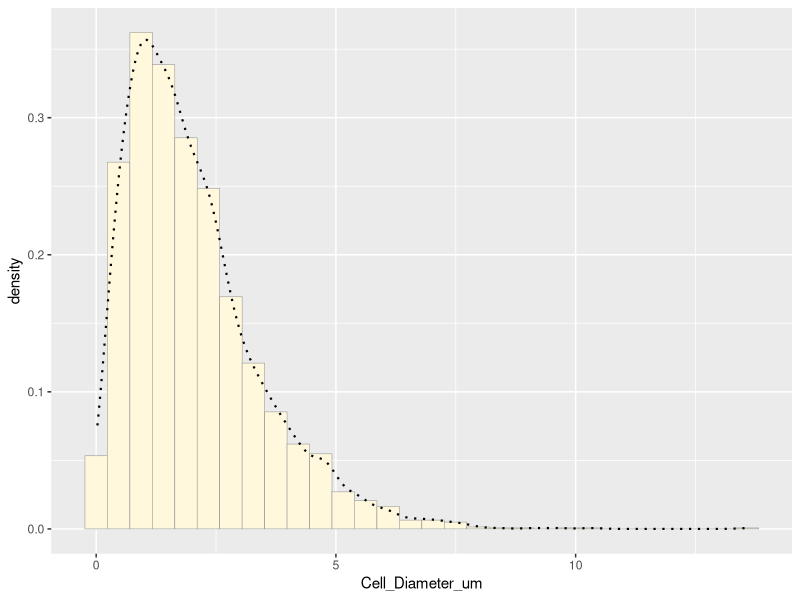
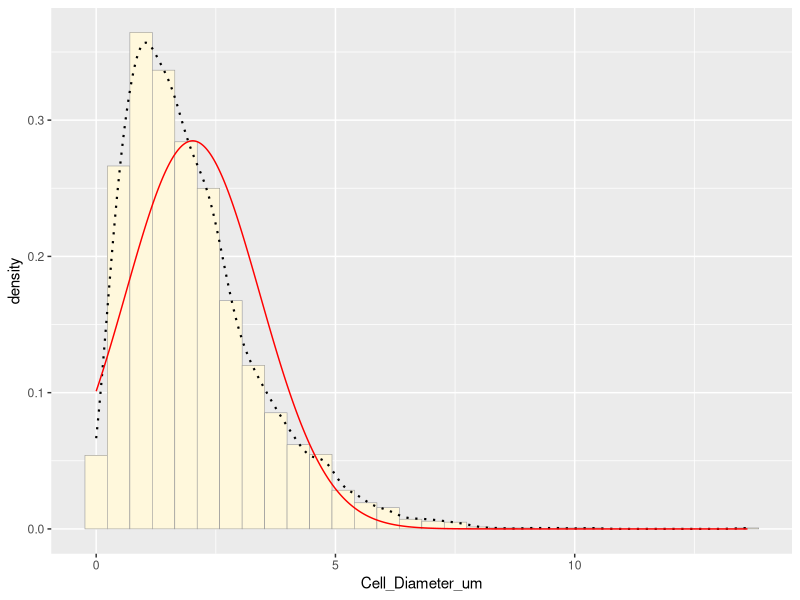
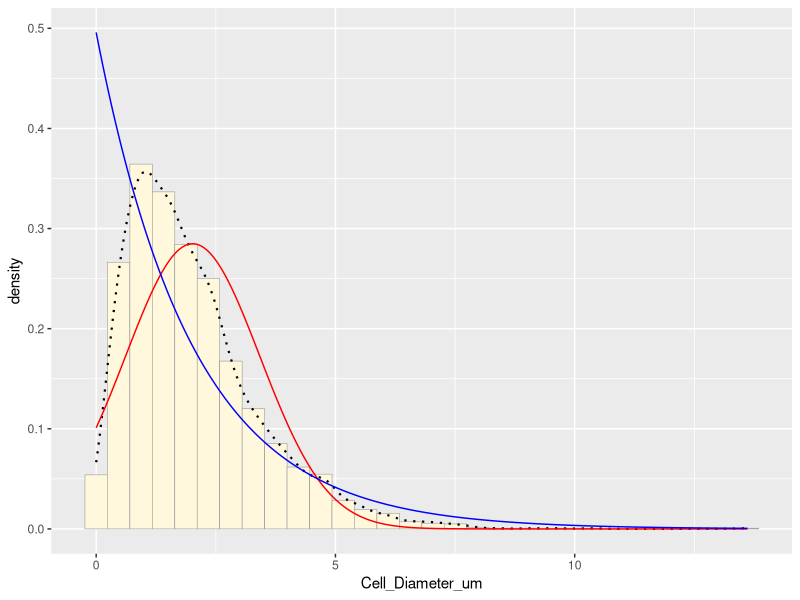
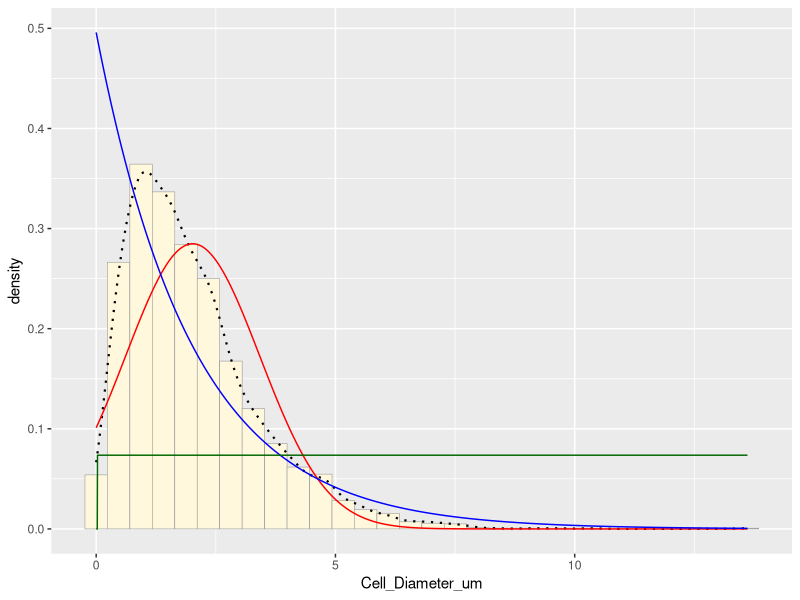
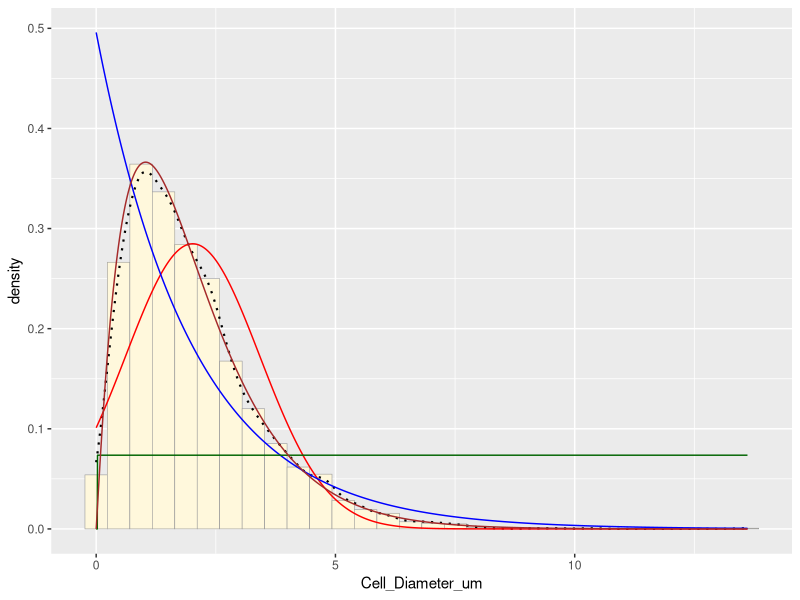
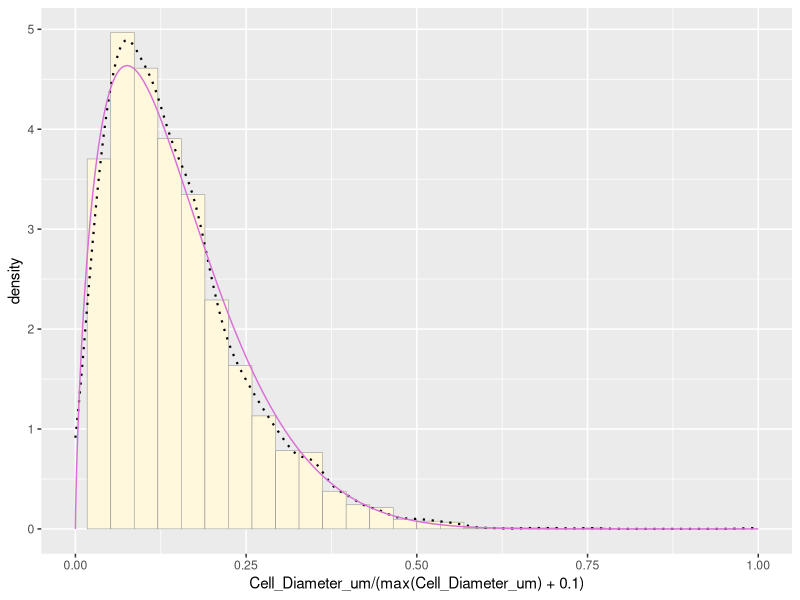
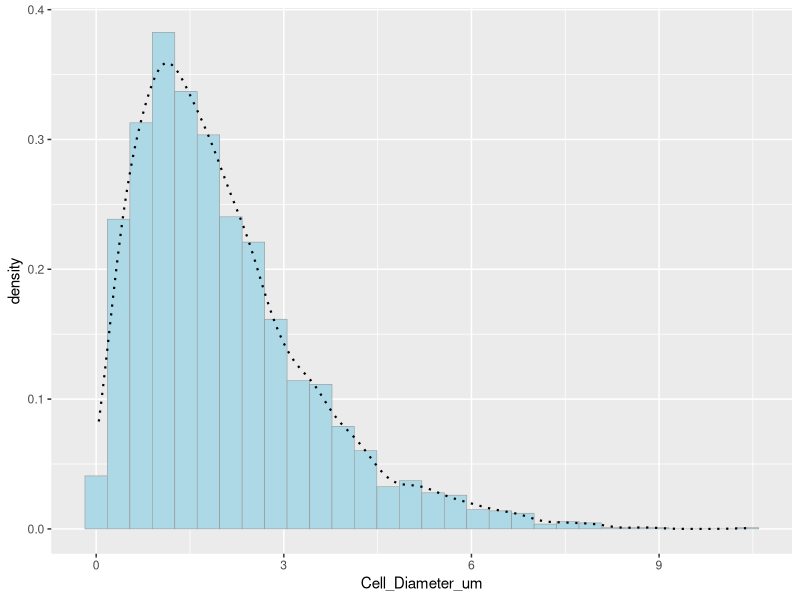
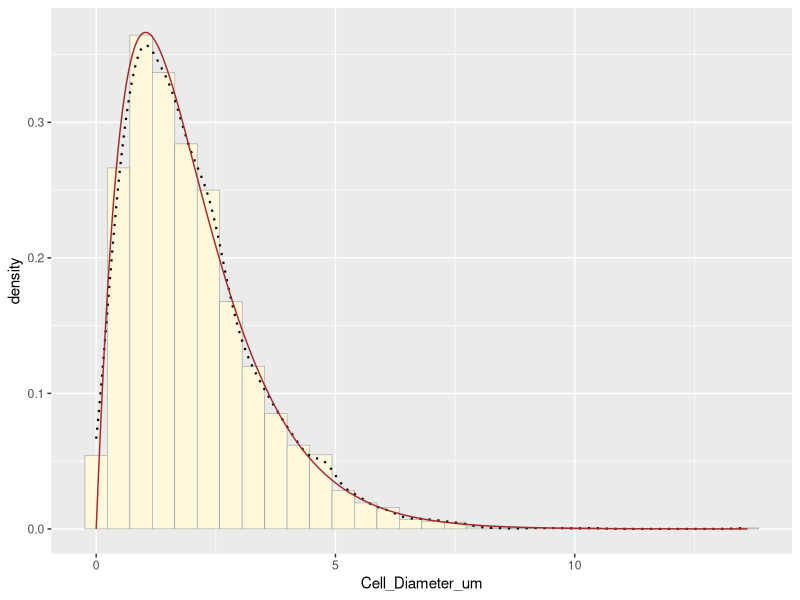

These charts were generated, in order, by the following R code:
## ---- chunk 1
knitr::opts_chunk$set(echo = TRUE)
## ---- chunk 2
#Load necessary librarues
library(ggplot2)
library(MASS)
z <- read.table("cellular_biology_data.csv",header=TRUE,sep=",")
str(z)
summary(z)
## ---- chunk 3
# Plot histogram of cell diameters
p1 <- ggplot(data=z, aes(x=Cell_Diameter_um, y=..density..)) +
  geom_histogram(color="grey60", fill="cornsilk", size=0.2) +
  geom_density(linetype="dotted", size=0.75)  # Add empirical density curve
print(p1)
## ---- chunk 4
normPars <- fitdistr(z$Cell_Diameter_um, "normal")
meanML <- normPars$estimate["mean"]
sdML <- normPars$estimate["sd"]

# Plot normal probability density
xval <- seq(0, max(z$Cell_Diameter_um), len=length(z$Cell_Diameter_um))
stat <- stat_function(aes(x = xval, y = ..y..), fun = dnorm, colour="red", 
                      n = length(z$Cell_Diameter_um), args = list(mean = meanML, sd = sdML))
p1 + stat
## ---- chunk 5
expoPars <- fitdistr(z$Cell_Diameter_um, "exponential")
rateML <- expoPars$estimate["rate"]

# Plot exponential probability density
stat2 <- stat_function(aes(x = xval, y = ..y..), fun = dexp, colour="blue", 
                       n = length(z$Cell_Diameter_um), args = list(rate=rateML))
p1 + stat + stat2
## ---- chunk 6
stat3 <- stat_function(aes(x = xval, y = ..y..), fun = dunif, colour="darkgreen", 
                       n = length(z$Cell_Diameter_um), args = list(min=min(z$Cell_Diameter_um), max=max(z$Cell_Diameter_um)))
p1 + stat + stat2 + stat3
## ---- chunk 7
gammaPars <- fitdistr(z$Cell_Diameter_um, "gamma")
shapeML <- gammaPars$estimate["shape"]
rateML <- gammaPars$estimate["rate"]

# Plot gamma probability density
stat4 <- stat_function(aes(x = xval, y = ..y..), fun = dgamma, colour="brown", 
                       n = length(z$Cell_Diameter_um), args = list(shape=shapeML, rate=rateML))
p1 + stat + stat2 + stat3 + stat4
## ---- chunk 8
pSpecial <- ggplot(data=z, aes(x=Cell_Diameter_um/(max(Cell_Diameter_um) + 0.1), y=..density..)) +
  geom_histogram(color="grey60", fill="cornsilk", size=0.2) + 
  xlim(c(0,1)) +
  geom_density(size=0.75, linetype="dotted")

betaPars <- fitdistr(x=z$Cell_Diameter_um/max(z$Cell_Diameter_um + 0.1), start=list(shape1=1, shape2=2), "beta")
shape1ML <- betaPars$estimate["shape1"]
shape2ML <- betaPars$estimate["shape2"]

statSpecial <- stat_function(aes(x = xval, y = ..y..), fun = dbeta, colour="orchid", 
                             n = length(z$Cell_Diameter_um), args = list(shape1=shape1ML, shape2=shape2ML))
pSpecial + statSpecial
## ---- chunk 9
new_data <- rgamma(n=length(z$Cell_Diameter_um), shape=shapeML, rate=rateML)
df_new <- data.frame(Cell_Diameter_um=new_data)

# Plot histogram of simulated data
p2 <- ggplot(data=df_new, aes(x=Cell_Diameter_um, y=..density..)) +
  geom_histogram(color="grey60", fill="lightblue", size=0.2) +
  geom_density(linetype="dotted", size=0.75)
print(p2)
## ---- chunk 10
p1 + stat4  # Original data with gamma fit
p2  # Simulated data
